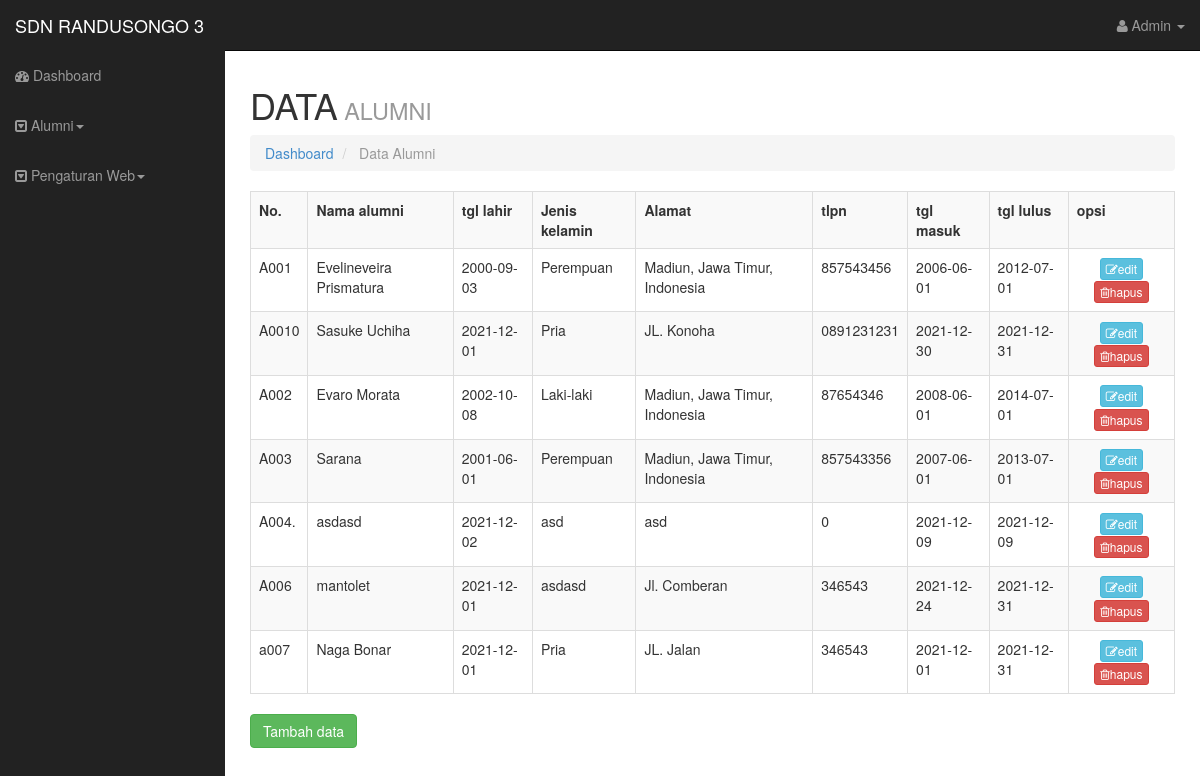
Page /admin/index.php?page=data-alumni (signed in) on the committed database.
### tables this page shows
CREATE TABLE IF NOT EXISTS `alumni` (
  `id_alumni` char(10) NOT NULL,
  `nama_alumni` varchar(30) DEFAULT NULL,
  `tgl_lahir` date DEFAULT NULL,
  `jenis_kelamin` char(10) DEFAULT NULL,
  `alamat` varchar(30) DEFAULT NULL,
  `tlp` varchar(20) DEFAULT NULL,
  `tgl_masuk` date DEFAULT NULL,
  `tgl_lulus` date DEFAULT NULL,
  PRIMARY KEY (`id_alumni`)
);

### models/m_alumni.php (called while the page is built, shortened)
<?php
class Alumni{
     private $mysqli;
     function __construct($conn) {
     	$this->mysqli = $conn;
     }
     public function tampil($id = null) {
     	$db = $this->mysqli->conn;
     	$sql = "SELECT * FROM alumni";
     	$query = $db->query($sql) or die ($db->error);
     	return $query;
     }
}
?>

### views/admin/data-alumni.php (the view, shortened to what this page needs)
<div class="row">
  <div class="col-lg-12">
    <h1>DATA<small> ALUMNI</small></h1>
    <ol class="breadcrumb">
      <li><a href="../admin/index.php?page=dashboard"><i class="icon-dashboard"></i> Dashboard</a></li>
      <li class="active"><i class="icon-file-alt"></i> Data Alumni</li>
    </ol>
  </div>
</div>
<?php
require_once('../models/m_alumni.php');
$connection = new Database($host, $user, $pass, $database);
$alumni = new Alumni($connection);
?>
<div class="row">
  <div class=" col-lg-12">
    <div class="table-responsive">
      <table class="table table-bordered table-hover table-striped">
        <tr>
          <th>No. </th>
          <th>Nama alumni</th>
          <th>tgl lahir</th>
          <th>Jenis kelamin</th>
          <th>Alamat</th>
          <th>tlpn</th>
          <th>tgl masuk</th>
          <th>tgl lulus</th>
          <th>opsi</th>
        </tr>
           <?php
        $tampil = $alumni->tampil();
        while($data = $tampil->fetch_object()) {
          ?>
        <tr>
          <td><?php echo $data->id_alumni; ?></td>
          <td><?php echo $data->nama_alumni; ?></td>
          <td><?php echo $data->tgl_lahir; ?></td>
          <td><?php echo $data->jenis_kelamin; ?></td>
          <td><?php echo $data->alamat; ?></td>
          <td><?php echo $data->tlp; ?></td>
          <td><?php echo $data->tgl_masuk; ?></td>
          <td><?php echo $data->tgl_lulus; ?></td>
          <td align="center">
              <button class="btn btn-info btn-xs" data-toggle="modal" data-target="#modal-edit" onclick="editData(<?= htmlspecialchars(json_encode($data)) ?>)"><i class="fa fa-edit"></i>edit</button>
              <button class="btn btn-danger btn-xs" onclick="deleteData('<?= htmlspecialchars($data->nama_alumni).'\',\''. htmlspecialchars($data->id_alumni) ?>')"><i class="fa fa-trash-o"></i>hapus</button>
          </td>
        </tr>
          <?php
          } ?>
       </table>
    </div>
    <button type="button" class="btn btn-success" data-toggle="modal" data-target="#modal-tambah">Tambah data</button>
  </div>
</div>

### assets/css/sb-admin.css (style rules this page uses)
body { margin: 0; padding: 0; }
* { box-sizing: border-box; }

### rows in the picture
alumni: id_alumni "A001", nama_alumni "Evelineveira Prismatura", tgl_lahir "2000-09-03", jenis_kelamin "Perempuan", alamat "Madiun, Jawa Timur, Indonesia", tlp "857543456", tgl_masuk "2006-06-01", tgl_lulus "2012-07-01"
alumni: id_alumni "A0010", nama_alumni "Sasuke Uchiha", tgl_lahir "2021-12-01", jenis_kelamin "Pria", alamat "JL. Konoha", tlp "0891231231", tgl_masuk "2021-12-30", tgl_lulus "2021-12-31"
alumni: id_alumni "A002", nama_alumni "Evaro Morata", tgl_lahir "2002-10-08", jenis_kelamin "Laki-laki", alamat "Madiun, Jawa Timur, Indonesia", tlp "87654346", tgl_masuk "2008-06-01", tgl_lulus "2014-07-01"
alumni: id_alumni "A003", nama_alumni "Sarana", tgl_lahir "2001-06-01", jenis_kelamin "Perempuan", alamat "Madiun, Jawa Timur, Indonesia", tlp "857543356", tgl_masuk "2007-06-01", tgl_lulus "2013-07-01"
alumni: id_alumni "A004.", nama_alumni "asdasd", tgl_lahir "2021-12-02", jenis_kelamin "asd", alamat "asd", tlp "0", tgl_masuk "2021-12-09", tgl_lulus "2021-12-09"
alumni: id_alumni "A006", nama_alumni "mantolet", tgl_lahir "2021-12-01", jenis_kelamin "asdasd", alamat "Jl. Comberan", tlp "346543", tgl_masuk "2021-12-24", tgl_lulus "2021-12-31"
alumni: id_alumni "a007", nama_alumni "Naga Bonar", tgl_lahir "2021-12-01", jenis_kelamin "Pria", alamat "JL. Jalan", tlp "346543", tgl_masuk "2021-12-01", tgl_lulus "2021-12-31"
